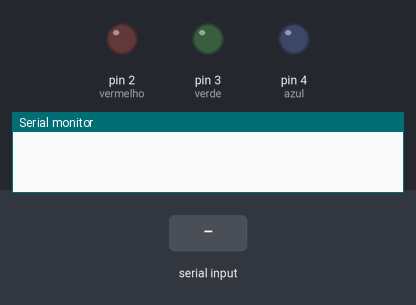
Recording of a sketch running on a simulated Arduino Uno, built with avr-gcc and run on an emulated ATmega328P. Parts: output pins drawn as LEDs (lit = HIGH), the last lines printed to the serial monitor. The inputs (shaded band) are chosen by the test bench.

Above: at 1.2 s.
1.3 s: "1\n" received over Serial
At 2.0 s:
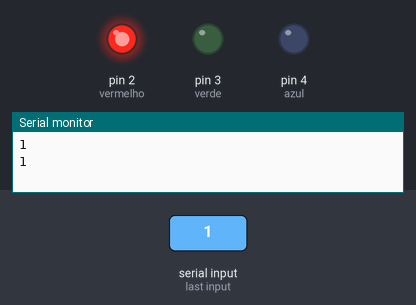
2.8 s: byte 50 ('2') received over Serial
At 3.1 s:
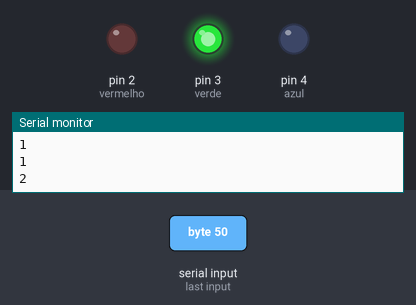
4.3 s: byte 51 ('3') received over Serial
At 5.5 s:
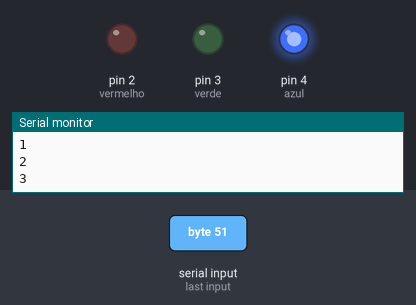
5.8 s: byte 52 ('4') received over Serial
At 6.6 s:
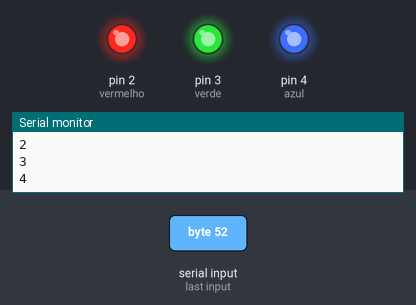
7.3 s: byte 53 ('5') received over Serial
At 7.8 s:
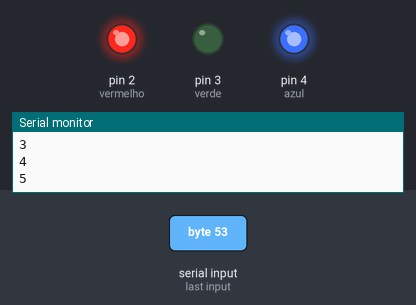
8.8 s: byte 54 ('6') received over Serial
At 10.1 s:
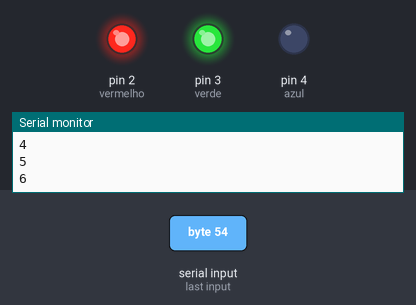
Timing chart, 0 to 11.3 s (numbered marks = the images above; inputs shaded):
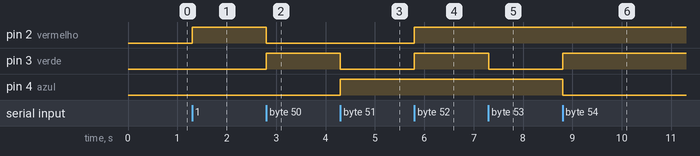

Measured:
- after the input at 1.3 s, pin 2 (vermelho): LOW → HIGH at once
- after the input at 2.8 s, pin 2 (vermelho): HIGH → LOW at once; pin 3 (verde): LOW → HIGH at once
- after the input at 4.3 s, pin 3 (verde): HIGH → LOW at once; pin 4 (azul): LOW → HIGH at once
- after the input at 5.8 s, pin 2 (vermelho), pin 3 (verde): LOW → HIGH at once
- after the input at 7.3 s, pin 3 (verde): HIGH → LOW at once
- after the input at 8.8 s, pin 3 (verde): LOW → HIGH at once; pin 4 (azul): HIGH → LOW at once

The sketch:

led_multicores.ino
```cpp
int vermelho = 2;//Atribui o valor 2 (pino D2) a variável azul
int verde = 3;//Atribui o valor 3 (pino D3) a variável verde
int azul = 4;//Atribui o valor 4 (pino D4) a variável vermelho
char cor;
void setup() {
	pinMode(azul, OUTPUT);//Define a variável azul como saída
	pinMode(verde, OUTPUT);//Define a variável verde como saída
	pinMode(vermelho, OUTPUT);//Define a variável vermelho como saída
	Serial.begin(9600);//Inicaliza a comunicação serial
}
//Função para acionamento da cor vermelho
void Vermelho() {
	digitalWrite(verde, LOW);
	digitalWrite(azul, LOW);
	digitalWrite(vermelho, HIGH);
}
//Função para acionamento da cor verde
void Verde() {
	digitalWrite(verde, HIGH);
	digitalWrite(azul, LOW);
	digitalWrite(vermelho, LOW);
}
//Função para acionamento da cor azul
void Azul() {
	digitalWrite(verde, LOW);
	digitalWrite(azul, HIGH);
	digitalWrite(vermelho, LOW);
}
//Função para acionamento da cor branca
void Branco() {
	digitalWrite(azul, HIGH);
	digitalWrite(vermelho, HIGH);
	digitalWrite(verde, HIGH);
}
//Função para acionamento da cor magenta
void Magenta() {
	digitalWrite(azul, HIGH);
	digitalWrite(vermelho, HIGH);
	digitalWrite(verde, LOW);
}
//Função para acionamento da cor amarela
void Esmeralda() {
	digitalWrite(verde, HIGH);
	digitalWrite(vermelho, HIGH);
	digitalWrite(azul, LOW);
}
//Função para acionamento da cor ciano
void Ciano() {
	digitalWrite(verde, HIGH);
	digitalWrite(azul, HIGH);
	digitalWrite(vermelho, LOW);
}
//Função desligado
void Desligado() {
	digitalWrite(verde, LOW);
	digitalWrite(vermelho, LOW);
	digitalWrite(azul, LOW);
}
void loop() {
	if (Serial.available()) {//Se a serial receber algum caractere
		char antiga_cor = cor;
		cor = Serial.read();//Lê os dados recebidos na porta serial e guarda na variável cor
		if(cor == '\n')// \n significa pular linha. Como você pode inserir o texto apertar enter pode vir na próxima vez um \n e precisamos ignorar ele
			cor = antiga_cor;//Se for um caracter de pular linha mantem a cor antiga dessa forma o led permanece acesso
		Serial.println(cor);//Imprime na porta serial o dado digitado pelo usuário
	}
	switch (cor) {
		case '1':
 		Vermelho();//Executa a função Vermelho
 		break;
 		case '2':
 		Verde();//Executa a função Verde
 		break;
 		case '3':
 		Azul();//Executa a função Azul
 		break;
 		case '4':
 		Branco();//Executa a função Branco
 		break;
 		case '5':
 		Magenta();//Executa a função Magenta
 		break;
 		case '6':
 		Esmeralda();
 		break;
 		case '7':
 		Ciano();//Executa a função Ciano
 		break;
		default:
 		Desligado();
 		break;
	}
}
```
